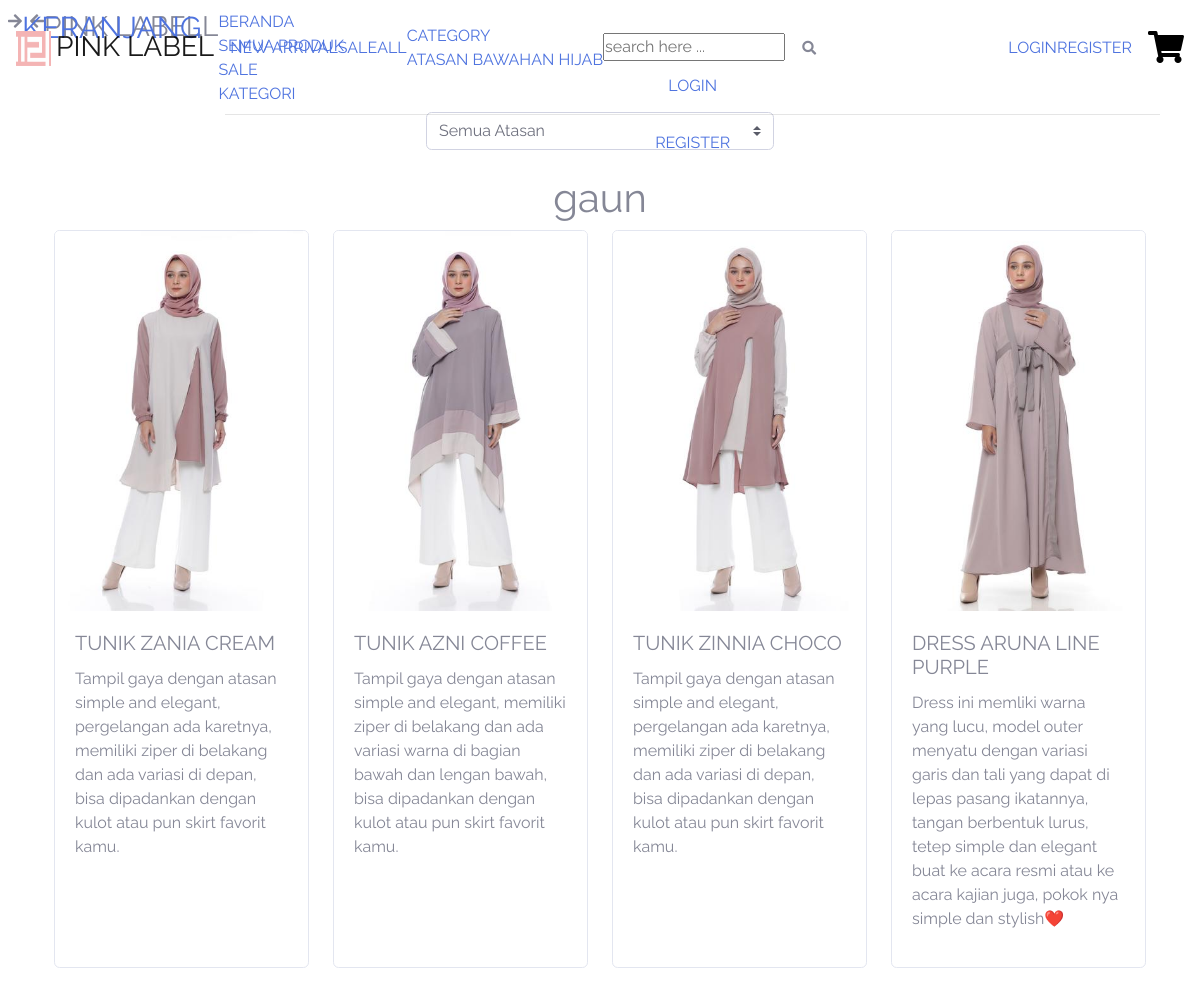
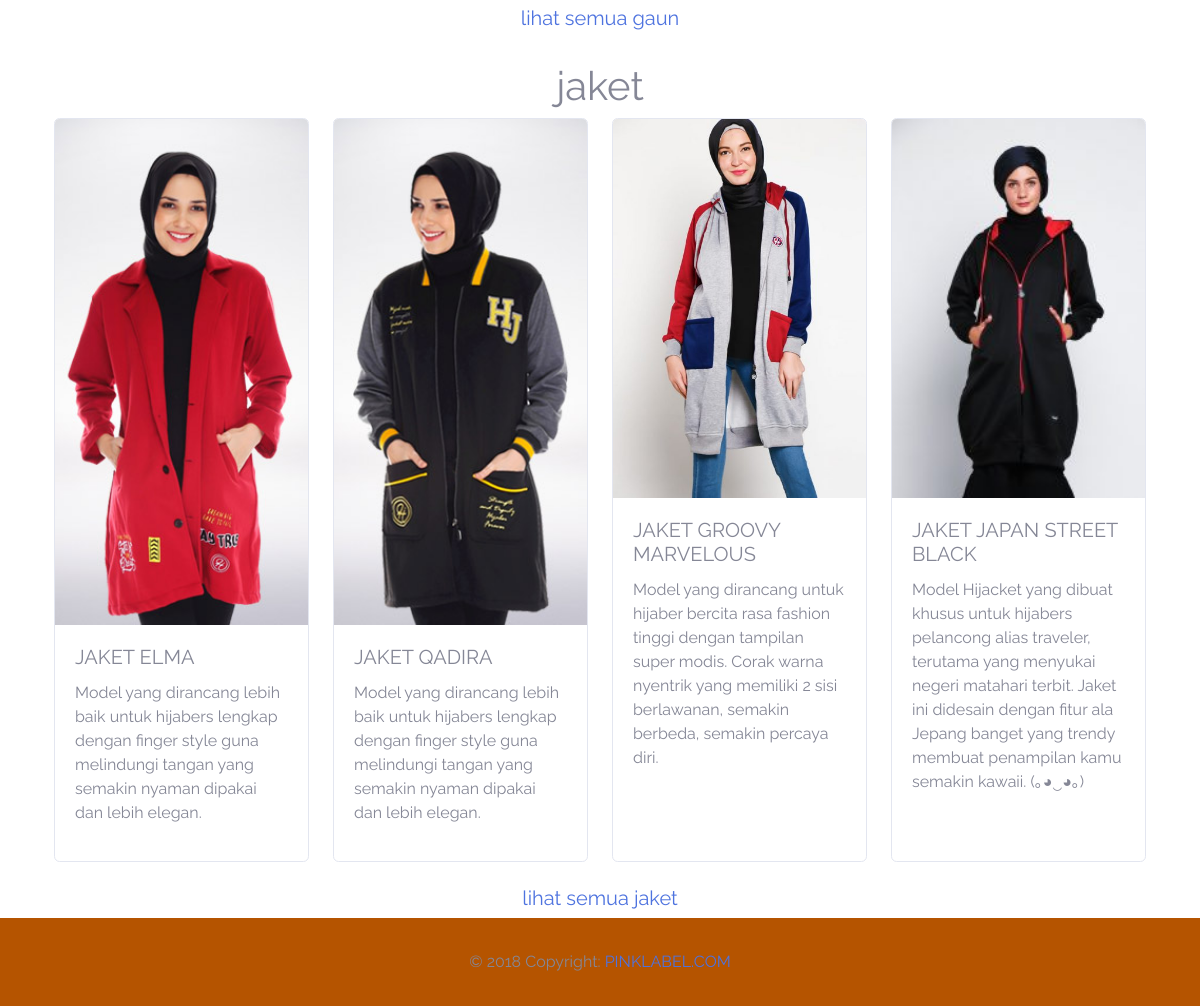
The app's page /koleksi/Atasan with its own data (2 pictures, top to bottom).
### tables this page shows
CREATE TABLE `kategori_produk` (
  `id` int(11) NOT NULL,
  `kategori` varchar(128) NOT NULL
);

CREATE TABLE `sub_kategori_produk` (
  `id` int(11) NOT NULL,
  `id_kategori` int(11) NOT NULL,
  `sub_kategori` varchar(128) NOT NULL
);

CREATE TABLE `produk` (
  `id` int(11) NOT NULL,
  `nama` varchar(128) NOT NULL,
  `id_sub_kategori` int(11) NOT NULL,
  `stok` int(11) NOT NULL,
  `harga` int(11) NOT NULL,
  `deskripsi` varchar(1000) NOT NULL,
  `gambar` varchar(128) NOT NULL,
  `sale` int(1) NOT NULL
);

### application/controllers/kategori.php (called while the page is built, shortened)
<?php
class Kategori extends CI_Controller {
	public function __construct(){
		$this->load->model('Kategori_model', 'kategori');
		$this->load->model('User_model','user');
	}
	public function tampilKategori($kategori){
		$data['user'] = $this->user->getUser();
		$data['produk'] = $this->kategori->getProdukByNameKtg($kategori);
		$data['sub_kategori'] = $this->kategori->getSubKategoriByNameKtg($kategori);
		$this->load->view('templates/header', $data);
		$this->load->view('produk/template_kategori', $data);
		$this->load->view('templates/footer', $data);
	}
}

### index.php (called while the page is built, shortened)
<?php
require_once BASEPATH.'core/CodeIgniter.php';

### application/models/User_model.php (called while the page is built, shortened)
<?php
class User_model extends CI_Model {
	public function getUser()
	{
		return $this->db->get_where('users', ['email'=> $this->session->userdata('email')])->row_array();
	}
}

### application/models/Kategori_model.php (called while the page is built, shortened)
<?php
class Kategori_model extends CI_Model {
	public function getProdukByNameKtg($kategori){
		$id = $this->db->get_where('kategori_produk', ['kategori' => $kategori])->row_array()['id'];
		$query = "SELECT `produk`.*
				  FROM `produk` JOIN `sub_kategori_produk`
				    ON `produk`.`id_sub_kategori` = `sub_kategori_produk`.`id`
				 WHERE `sub_kategori_produk`.`id_kategori` = $id
				 ";
		return $this->db->query($query)->result_array();
	}
	public function getSubKategoriByNameKtg($kategori)
	{
		$id = $this->db->get_where('kategori_produk', ['kategori' => $kategori])->row_array()['id'];
		return $this->db->get_where('sub_kategori_produk', ['id_kategori' => $id])->result_array();
	}
}

### application/views/produk/template_kategori.php (the view, shortened to what this page needs)
<div class="container pt-5 mt-5">
	<div class="row justify-content-center">
		<div class="col-sm-4 input-group mt-3">
		  <select class="custom-select" id="inputGroupSelect02">
		    <option selected>Semua <?= $this->uri->segment(2); ?></option>
		  </select>
		</div>
	</div>
</div>
<?php $i = 1; ?>
<?php foreach($sub_kategori as $k): ?>
  <section class="mt-4 position-relative <?= ($i++ %2 == 0) ? 'bg-grey' : '';?>">
      <div class="container">
      <div class="row justify-content-center">
        <h1><?= $k['sub_kategori']; ?></h1>
      </div>
		<div class="row">
		<?php $j=0; ?>
		<?php foreach($produk as $p): ?>
        <?php if(($k['id'] == $p['id_sub_kategori']) && $j<4): ?>
          <div class="col-lg-3 col-6 mb-4">
            <div class="card h-100">
              <img src="<?= base_url('assets/img/item/').$p['gambar']; ?>" class="card-img-top" alt="...">
              <div class="card-body">
                <h5 class="card-title"><?= $p['nama']; ?></h5>
                <p class="card-text"><?= $p['deskripsi']; ?></p>
              </div>
            </div>
          </div>
        <?php $j++ ?>
        <?php endif; ?>
       	<?php endforeach; ?>
      </div>
      <div class="row justify-content-center">
          <a href="<?= base_url('koleksi/'.$this->uri->segment(2).'/') . $k['sub_kategori']; ?>" class="h5 link-pink-label ">lihat semua <?= $k['sub_kategori']; ?></a>
      </div>
  	</div>
  </section>
  <?php endforeach; ?>

### application/views/templates/header.php (shortened to what this page needs)
<!DOCTYPE html>
<html lang="en">
<head>
  <link href="<?= base_url('assets/'); ?>css/bootstrap.min.css" rel="stylesheet" type="text/css">
  <link href="<?= base_url('assets/'); ?>css/sb-admin-2.min.css" rel="stylesheet" type="text/css">
  <link href="<?= base_url('assets/'); ?>vendor/fontawesome-free/css/all.min.css" rel="stylesheet" type="text/css">
  <link href="<?= base_url('assets/'); ?>css/pinklabel.css" rel="stylesheet" type="text/css">
</head>
<body>
  <nav id="sidebar">
    <div id="dismiss">
        <i class="fas fa-arrow-left"></i>
    </div>
    <div class="sidebar-header">
        <h3>Pink Labell</h3>
    </div>
    <ul class="list-unstyled components">
        <li>
            <a href="#">Beranda</a>
          </li>
        <li>
            <a href="#">Semua Produk</a>
        </li>
        <li>
            <a href="<?= base_url('sale'); ?>">Sale</a>
        </li>
        <li>
            <a href="#pageSubmenu" data-toggle="collapse" aria-expanded="false">Kategori</a>
        </li>
    </ul>
</nav>
<nav id="sidebar2" class="pr-3 pl-2">
    <div id="dismiss2">
        <i class="fas fa-arrow-right"></i>
    </div>
    <div class="sidebar-header">
        <a href="<?= base_url('keranjang'); ?>" class="h3 nav-link-pink" style="font-size: 30px;">KERANJANG</a>
    </div>
    <?php if($user['role_id'] == 3) :?>
    <div class="container mt-4">
      <div class="row justify-content-center">
        <div class="col text-center">
          <p style="color:black">anda belum login</p>
          <a class="nav-link-pink"href="<?php echo base_url('auth') ?>">LOGIN</a>
          <hr>
          <a class="nav-link-pink" href="<?=base_url('auth/register'); ?>">REGISTER</a>
        </div>
      </div>
    </div>
    <?php endif; ?>
</nav>
<div class="wrapper">
  <div id="content">
  <nav class="navbar navbar-expand navbar-light bg-pink mb-4 fixed-top">
    <a class="navbar-brand logo-label-pink mt-1 d-none d-sm-inline-block" href="<?= base_url(); ?>">
      <img class="mb-1 d-none d-md-inline" src="<?= base_url('assets/'); ?>img/bg/logo.png" width="35" height="35" alt="">
      <span class="h3">Pink Label</span>
    </a>
    <a class="nav-link-pink d-none d-xl-inline" href="">New Arrival</a>
    <a class="nav-link-pink d-none d-xl-inline" href="<?= base_url('sale'); ?>">Sale</a>
    <a class="nav-link-pink d-none d-xl-inline" href="<?= base_url('seluruh_koleksi'); ?>">All</a>
    <div class="dropdown-nav-pink d-none d-xl-inline-block position-relative">
      <a class="nav-link-pink" href="<?= base_url('seluruh_koleksi'); ?>">Category</a>
      <div class="dropdown-kategori-pink">
          <?php $kategori = $this->db->get('kategori_produk')->result_array(); ?>
          <?php foreach($kategori as $k): ?>
            <a class="dropdown-item-pink" href="<?= base_url('koleksi/').$k['kategori']; ?>"> <?= $k['kategori']; ?> </a>
          <?php endforeach; ?>
      </div>
    </div>
    <form class="d-inline-block" action="<?php echo base_url('search/all') ?>" method="get">
      <input type="text" name="keyword" class="input-search-pink" placeholder="search here ..." >
      <div class="d-inline-block">
        <button class="btn btn-pink-search" type="submit">
          <i class="fas fa-search fa-sm"></i>
        </button>
      </div>
    </form>
    <?php if($user['role_id'] == 3): ?>
      <a class="nav-link-pink d-none d-xl-inline" href="<?= base_url('auth'); ?>">Login</a>
      <a class="nav-link-pink d-none d-xl-inline" href="<?= base_url('auth/register'); ?>">Register</a>
    <?php endif; ?>
    <button id="sidebarCollapse2" class="ml-0 d-inline" style="border:none; background: none;">
      <i style="color:black;" class="fas fa-2x fa-shopping-cart"></i>
    </button>
  </nav>

### assets/css/pinklabel.css (style rules this page uses)
* { margin: 0; padding: 0; box-sizing: border-box; font-family: 'Raleway', sans-serif ; }
nav { display: flex; position: fixed; z-index: 5; top: 0; left: 0; width: 100%; height: 12vh; background: none; padding: 10px 30px 10px; transition: all .3s ease-out; text-transform: uppercase; }
.card img { display: block; max-width: 100%; height: auto; }

### records on screen
kategori_produk: kategori "ATASAN"
kategori_produk: kategori "BAWAHAN"
kategori_produk: kategori "HIJAB"
sub_kategori_produk: sub_kategori "gaun"
produk: gambar (picture), nama "TUNIK ZANIA CREAM", deskripsi "Tampil gaya dengan atasan simple and elegant, pergelangan ada karetnya, memiliki ziper di belakang dan ada variasi di depan, bisa dipadankan dengan kulot atau pun skirt favorit kamu."
produk: gambar (picture), nama "TUNIK AZNI COFFEE", deskripsi "Tampil gaya dengan atasan simple and elegant, memiliki ziper di belakang dan ada variasi warna di bagian bawah dan lengan bawah, bisa dipadankan dengan kulot atau pun skirt favorit kamu."
produk: gambar (picture), nama "TUNIK ZINNIA CHOCO", deskripsi "Tampil gaya dengan atasan simple and elegant, pergelangan ada karetnya, memiliki ziper di belakang dan ada variasi di depan, bisa dipadankan dengan kulot atau pun skirt favorit kamu."
produk: gambar (picture), nama "DRESS ARUNA LINE PURPLE", deskripsi "Dress ini memliki warna yang lucu, model outer menyatu dengan variasi garis dan tali yang dapat di lepas pasang ikatannya, tangan berbentuk lurus, tetep simple dan elegant buat ke acara resmi atau ke acara kajian juga, pokok nya simple dan stylish❤️"
sub_kategori_produk: sub_kategori "jaket"
produk: gambar (picture), nama "JAKET ELMA", deskripsi "Model yang dirancang lebih baik untuk hijabers lengkap dengan finger style guna melindungi tangan yang semakin nyaman dipakai dan lebih elegan."
produk: gambar (picture), nama "JAKET QADIRA", deskripsi "Model yang dirancang lebih baik untuk hijabers lengkap dengan finger style guna melindungi tangan yang semakin nyaman dipakai dan lebih elegan."
produk: gambar (picture), nama "JAKET GROOVY MARVELOUS", deskripsi "Model yang dirancang untuk hijaber bercita rasa fashion tinggi dengan tampilan super modis. Corak warna nyentrik yang memiliki 2 sisi berlawanan, semakin berbeda, semakin percaya diri."
produk: gambar (picture), nama "JAKET JAPAN STREET BLACK", deskripsi "Model Hijacket yang dibuat khusus untuk hijabers pelancong alias traveler, terutama yang menyukai negeri matahari terbit. Jaket ini didesain dengan fitur ala Jepang banget yang trendy membuat penampilan kamu semakin kawaii. (｡◕‿◕｡)"
